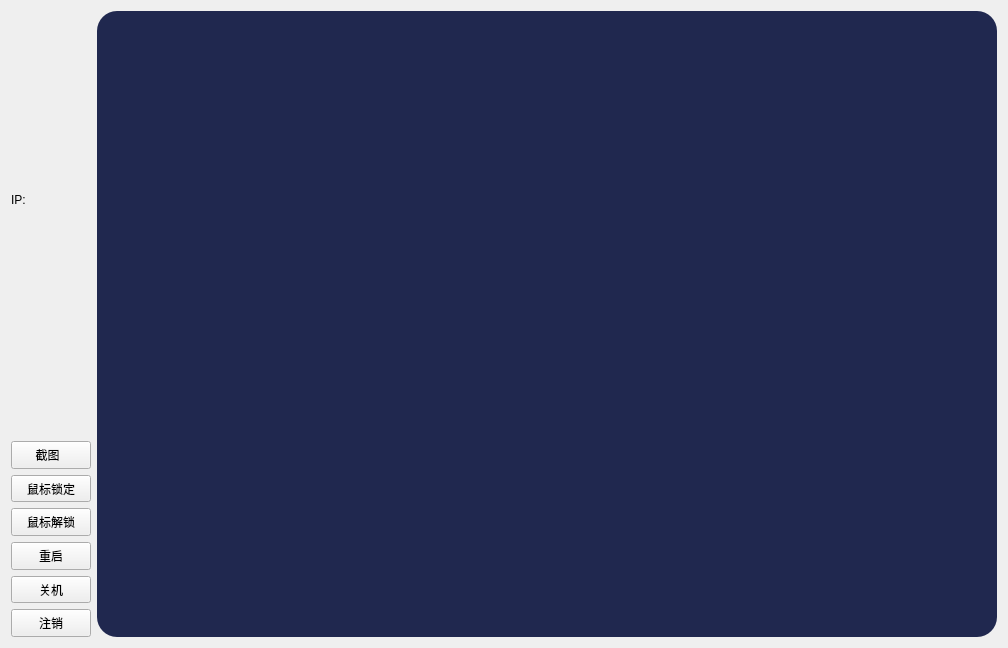
        <widget class="QWidget" name="page3">
         <layout class="QGridLayout" name="gridLayout_6">
          <item row="0" column="1" rowspan="4">
           <widget class="QLabel" name="label_tx_ms_7">
            <property name="minimumSize">
             <size>
              <width>900</width>
              <height>626</height>
             </size>
            </property>
            <property name="font">
             <font>
              <family>Agency FB</family>
              <pointsize>26</pointsize>
              <italic>false</italic>
              <bold>false</bold>
             </font>
            </property>
            <property name="styleSheet">
             <string notr="true">background-color: #20284F;
color: rgb(0, 193, 193);
font: 26pt &quot;Agency FB&quot;;
border-radius:20px;

</string>
            </property>
            <property name="frameShape">
             <enum>QFrame::Box</enum>
            </property>
            <property name="text">
             <string/>
            </property>
           </widget>
          </item>
          <item row="1" column="0">
           <widget class="QLabel" name="label_4">
            <property name="maximumSize">
             <size>
              <width>16777215</width>
              <height>20</height>
             </size>
            </property>
            <property name="styleSheet">
             <string notr="true">	font: italic 15pt &quot;Californian FB&quot;;</string>
            </property>
            <property name="text">
             <string>&lt;html&gt;&lt;head/&gt;&lt;body&gt;&lt;p&gt;&lt;br/&gt;&lt;/p&gt;&lt;/body&gt;&lt;/html&gt;</string>
            </property>
           </widget>
          </item>
          <item row="0" column="0" alignment="Qt::AlignBottom">
           <widget class="QLabel" name="label_2">
            <property name="maximumSize">
             <size>
              <width>100</width>
              <height>16777215</height>
             </size>
            </property>
            <property name="text">
             <string>IP:</string>
            </property>
           </widget>
          </item>
          <item row="3" column="0">
           <layout class="QGridLayout" name="gridLayout">
            <item row="0" column="0">
             <widget class="QPushButton" name="pushButton_3">
              <property name="maximumSize">
               <size>
                <width>125</width>
                <height>30</height>
               </size>
              </property>
              <property name="text">
               <string>截图  </string>
              </property>
             </widget>
            </item>
            <item row="3" column="0">
             <widget class="QPushButton" name="pushButton_4">
              <property name="maximumSize">
               <size>
                <width>125</width>
                <height>30</height>
               </size>
              </property>
              <property name="layoutDirection">
               <enum>Qt::LeftToRight</enum>
              </property>
              <property name="text">
               <string>重启</string>
              </property>
             </widget>
            </item>
            <item row="1" column="0">
             <widget class="QPushButton" name="pushButton_2">
              <property name="maximumSize">
               <size>
                <width>125</width>
                <height>30</height>
               </size>
              </property>
              <property name="text">
               <string>鼠标锁定</string>
              </property>
             </widget>
            </item>
            <item row="2" column="0">
             <widget class="QPushButton" name="pushButton_6">
              <property name="maximumSize">
               <size>
                <width>125</width>
                <height>30</height>
               </size>
              </property>
              <property name="text">
               <string>鼠标解锁</string>
              </property>
             </widget>
            </item>
            <item row="4" column="0">
             <widget class="QPushButton" name="pushButton_5">
              <property name="maximumSize">
               <size>
                <width>125</width>
                <height>30</height>
               </size>
              </property>
              <property name="text">
               <string>关机</string>
              </property>
             </widget>
            </item>
            <item row="5" column="0">
             <widget class="QPushButton" name="pushButton_7">
              <property name="maximumSize">
               <size>
                <width>125</width>
                <height>30</height>
               </size>
              </property>
              <property name="text">
               <string>注销</string>
              </property>
             </widget>
            </item>
           </layout>
          </item>
         </layout>
        </widget>
